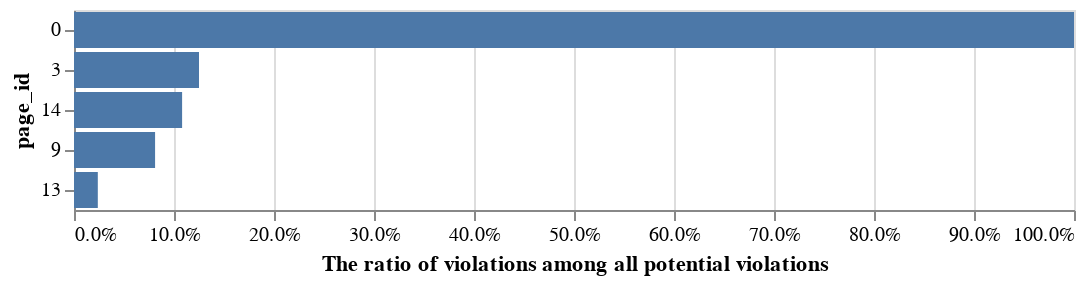

Notebook code cell kept with this figure:
### Code cell
alt.Chart(
    _df #[_df.country.isin(COUNTRIES)]
).mark_bar(
    # opacity=0.01
).encode(
    alt.X(f'violation_ratio:Q', title='The ratio of violations among all potential violations').axis(format='.1%').scale(alt.Scale(domain=(0, 1))),
    alt.Y('page_id:N', sort='-x'),
    # alt.Color('count()'),
    # alt.Tooltip(['count()'])
).properties(
    # title='Countries with more than 10 sites',
    width=500
)
# https://www.congress.gov/

### Figure 1 — Vega-Lite specification as saved in the notebook (floating-point values rounded to 4 significant figures)
{"config": {"view": {"continuousWidth": 300, "continuousHeight": 300}}, "data": {"name": "data-b5adfa4348913ba227c51b77d1a6714b"}, "mark": {"type": "bar"}, "encoding": {"x": {"axis": {"format": ".1%"}, "field": "violation_ratio", "scale": {"domain": [0, 1]}, "title": "The ratio of violations among all potential violations", "type": "quantitative"}, "y": {"field": "page_id", "sort": "-x", "type": "nominal"}}, "width": 500, "$schema": "https://vega.github.io/schema/vega-lite/v5.15.1.json", "datasets": {"data-b5adfa4348913ba227c51b77d1a6714b": [{"page_id": 0, "violations": 1, "passes": 0, "Np": 1, "violation_ratio": 1.0}, {"page_id": 3, "violations": 1, "passes": 7, "Np": 8, "violation_ratio": 0.125}, {"page_id": 9, "violations": 3, "passes": 34, "Np": 37, "violation_ratio": 0.08108}, {"page_id": 13, "violations": 1, "passes": 41, "Np": 42, "violation_ratio": 0.02381}, {"page_id": 14, "violations": 4, "passes": 33, "Np": 37, "violation_ratio": 0.1081}]}}
